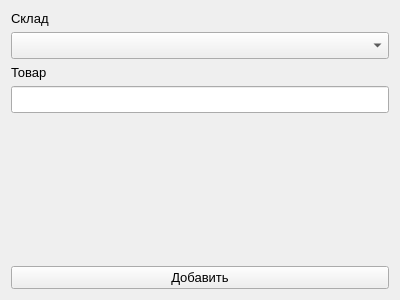
<?xml version="1.0" encoding="UTF-8"?>
<ui version="4.0">
 <class>add_product</class>
 <widget class="QWidget" name="add_product">
  <property name="geometry">
   <rect>
    <x>0</x>
    <y>0</y>
    <width>400</width>
    <height>300</height>
   </rect>
  </property>
  <property name="font">
   <font>
    <pointsize>10</pointsize>
   </font>
  </property>
  <property name="windowTitle">
   <string>Form</string>
  </property>
  <layout class="QGridLayout" name="gridLayout">
   <item row="2" column="0">
    <widget class="QLabel" name="label_2">
     <property name="text">
      <string>Товар</string>
     </property>
    </widget>
   </item>
   <item row="1" column="0">
    <widget class="QComboBox" name="add_pr_combo_wh">
     <property name="font">
      <font>
       <pointsize>12</pointsize>
      </font>
     </property>
    </widget>
   </item>
   <item row="5" column="0">
    <widget class="QPushButton" name="add_pr_but">
     <property name="text">
      <string>Добавить</string>
     </property>
    </widget>
   </item>
   <item row="4" column="0">
    <spacer name="verticalSpacer">
     <property name="orientation">
      <enum>Qt::Vertical</enum>
     </property>
     <property name="sizeHint" stdset="0">
      <size>
       <width>20</width>
       <height>96</height>
      </size>
     </property>
    </spacer>
   </item>
   <item row="0" column="0">
    <widget class="QLabel" name="label">
     <property name="text">
      <string>Склад</string>
     </property>
    </widget>
   </item>
   <item row="3" column="0">
    <widget class="QLineEdit" name="add_pr_name">
     <property name="font">
      <font>
       <pointsize>12</pointsize>
      </font>
     </property>
    </widget>
   </item>
  </layout>
 </widget>
 <resources/>
 <connections/>
</ui>
